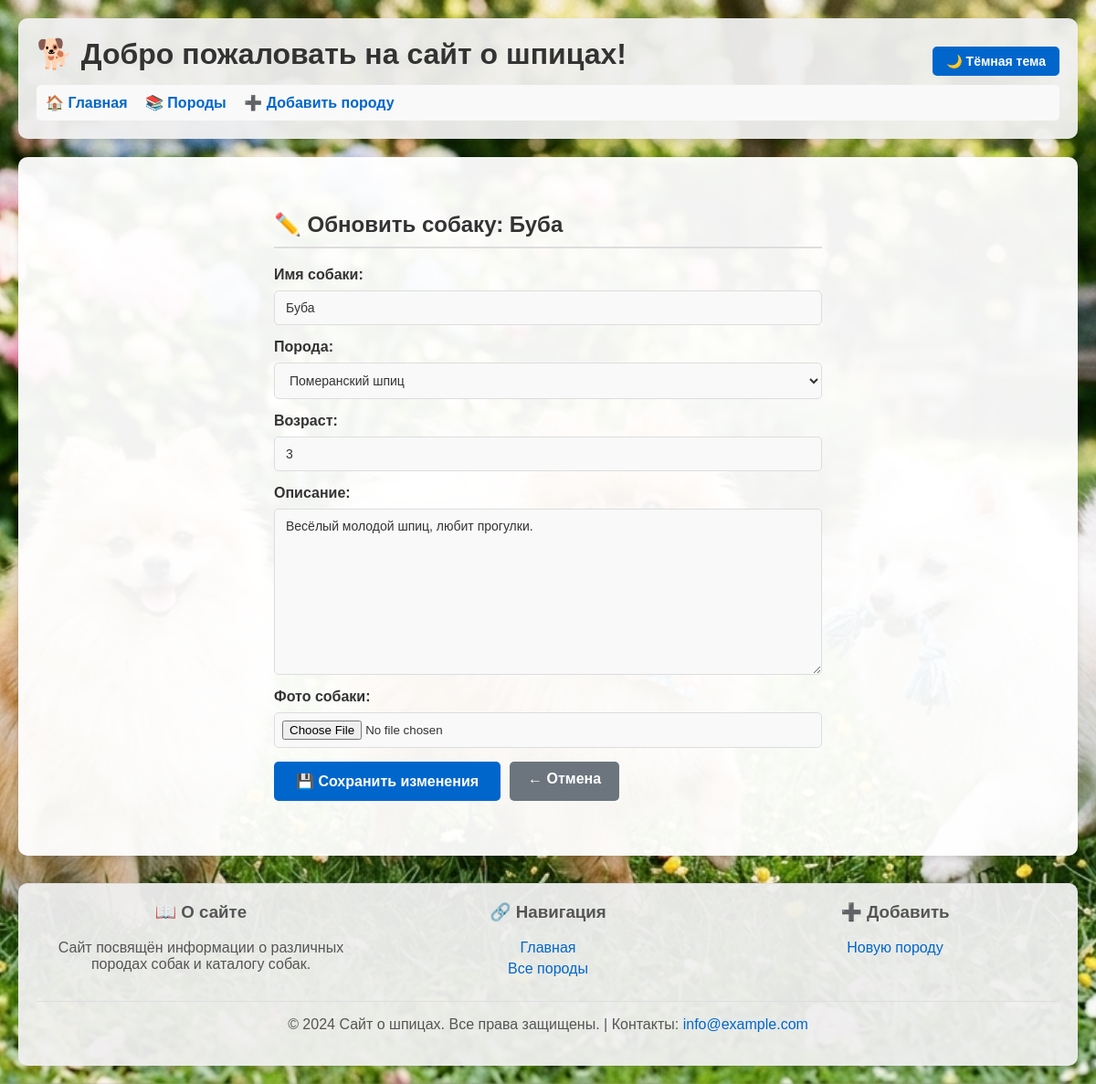
Page /dog/1/update/ on the committed database.
### Shpic_Grumming/models.py (models this page shows, shortened)
class Dog(models.Model):
    name = models.CharField(max_length=100, verbose_name="Имя собаки")
    breed = models.ForeignKey(Breed, on_delete=models.CASCADE, verbose_name="Порода")
    age = models.IntegerField(verbose_name="Возраст")
    description = models.TextField(verbose_name="Описание")
    image = models.ImageField(upload_to='dogs/', blank=True, null=True, verbose_name="Фото собаки")
    owner = models.ForeignKey('auth.User', on_delete=models.CASCADE, verbose_name="Владелец", default=1)
    class Meta:
        verbose_name = "Собака"
        verbose_name_plural = "Собаки"

class Breed(models.Model):
    name = models.CharField(max_length=100, verbose_name="Название породы")
    description = models.TextField(verbose_name="Описание")
    origin = models.CharField(max_length=100, verbose_name="Происхождение")
    image = models.ImageField(upload_to='breeds/', blank=True, null=True, verbose_name="Фото породы")
    def __str__(self):
        return self.name
    class Meta:
        verbose_name = "Порода"
        verbose_name_plural = "Породы"

### Shpic_Grumming/views.py (the view, shortened to what this page needs)
# urls.py: path('dog/<int:dog_id>/update/', views.DogUpdateView.as_view(), name='dog_update'),
class DogUpdateView(UpdateView):
    model = Dog
    template_name = 'dog_update.html'
    context_object_name = 'dog'
    fields = ['name', 'breed', 'age', 'description', 'image']
    pk_url_kwarg = 'dog_id'

### Shpic_Grumming/templates/dog_update.html (shortened to what this page needs)
{% extends 'base.html' %}
{% block content %}
<div class="form-container">
    <h2 class="form-title">✏️ Обновить собаку: {{ dog.name }}</h2>
    <form method="post" enctype="multipart/form-data">
        {{ form.as_p }}
        <div class="button-group">
            <button type="submit" class="btn">💾 Сохранить изменения</button>
            <a href="{% url 'dog_detail' dog_id=dog.id %}" class="btn btn-secondary">← Отмена</a>
        </div>
    </form>
</div>
{% endblock %}

### Shpic_Grumming/static/css/styles.css (style rules this page uses)
:root { --bg-body: #ffffff; --bg-header: rgba(240, 240, 240, 0.95); --bg-content: rgba(255, 255, 255, 0.95); --bg-card: #f9f9f9; --text-primary: #333; --text-secondary: #555; --border-color: #ddd; --link-color: #0066cc; --shadow: rgba(0, 0, 0, 0.1); --shadow-light: rgba(0,0,0,0.05); --shadow-card: rgba(0,0,0,0.08); }
body { font-family: Arial, sans-serif; margin: 0; padding: 20px; background-image: url("../background.png"); background-size: cover; background-repeat: no-repeat; background-attachment: fixed; background-position: center; background-color: var(--bg-body); color: var(--text-primary); transition: background-color 0.3s, color 0.3s; }
.form-container { max-width: 600px; margin: 0 auto; padding: 20px; }
form { display: flex; flex-direction: column; gap: 15px; }
form p { display: flex; flex-direction: column; gap: 8px; margin: 0; }
form label { font-weight: bold; color: var(--text-primary); }
form input[type="text"], form input[type="number"], form input[type="email"], form input[type="url"], form input[type="date"], form textarea, form select { padding: 10px 12px; border: 1px solid var(--border-color); border-radius: 5px; background-color: var(--bg-card); color: var(--text-primary); font-family: Arial, sans-serif; font-size: 14px; transition: border-color 0.3s, box-shadow 0.3s; }
form textarea { resize: vertical; min-height: 120px; font-family: Arial, sans-serif; }
form input[type="file"] { padding: 8px; border: 1px solid var(--border-color); border-radius: 5px; background-color: var(--bg-card); color: var(--text-primary); }
form button[type="submit"] { align-self: flex-start; background-color: var(--link-color); color: white; padding: 12px 24px; border: none; border-radius: 5px; cursor: pointer; font-weight: bold; font-size: 16px; transition: opacity 0.3s; }
.form-title { margin-bottom: 20px; padding-bottom: 10px; border-bottom: 2px solid var(--border-color); }
.button-group { display: flex; gap: 10px; margin-bottom: 20px; flex-wrap: wrap; }
.btn { background-color: var(--link-color); color: white; padding: 10px 20px; border: none; border-radius: 5px; cursor: pointer; text-decoration: none; font-weight: bold; display: inline-block; transition: opacity 0.3s; }
.btn-secondary { background-color: #6c757d; }

### rows in the picture
Dog: name "Буба", breed "Померанский шпиц", age "3", description "Весёлый молодой шпиц, любит прогулки."
